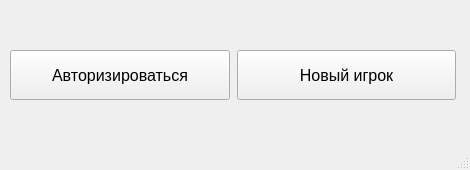
<?xml version="1.0" encoding="UTF-8"?>
<ui version="4.0">
 <class>MainWindow</class>
 <widget class="QMainWindow" name="MainWindow">
  <property name="geometry">
   <rect>
    <x>0</x>
    <y>0</y>
    <width>470</width>
    <height>170</height>
   </rect>
  </property>
  <property name="windowTitle">
   <string>MainWindow</string>
  </property>
  <widget class="QWidget" name="centralwidget">
   <widget class="QPushButton" name="create_player_btn">
    <property name="geometry">
     <rect>
      <x>237</x>
      <y>50</y>
      <width>219</width>
      <height>50</height>
     </rect>
    </property>
    <property name="minimumSize">
     <size>
      <width>0</width>
      <height>50</height>
     </size>
    </property>
    <property name="font">
     <font>
      <pointsize>12</pointsize>
     </font>
    </property>
    <property name="text">
     <string>Новый игрок</string>
    </property>
   </widget>
   <widget class="QPushButton" name="authorization_btn">
    <property name="geometry">
     <rect>
      <x>10</x>
      <y>50</y>
      <width>220</width>
      <height>50</height>
     </rect>
    </property>
    <property name="minimumSize">
     <size>
      <width>0</width>
      <height>50</height>
     </size>
    </property>
    <property name="font">
     <font>
      <pointsize>12</pointsize>
     </font>
    </property>
    <property name="text">
     <string>Авторизироваться</string>
    </property>
   </widget>
  </widget>
  <widget class="QStatusBar" name="statusbar"/>
 </widget>
 <resources/>
 <connections/>
</ui>
